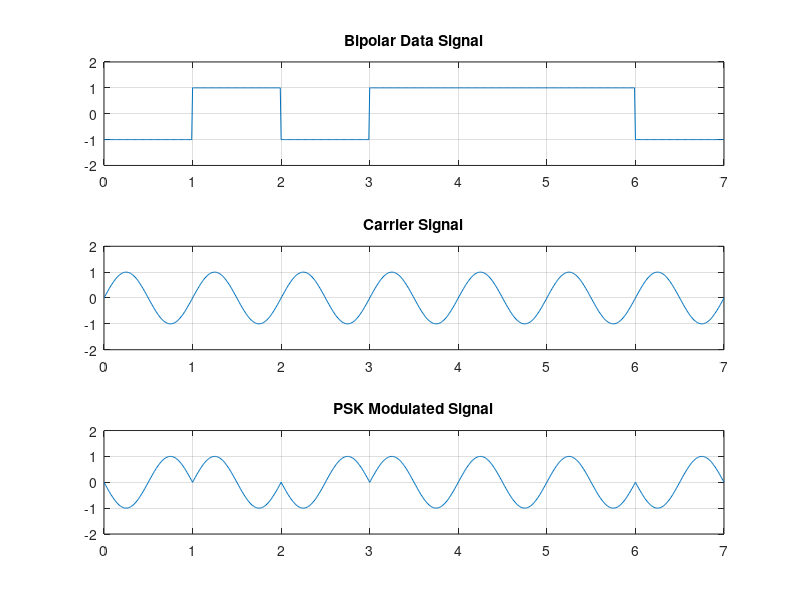

Source code (MATLAB):
clear;
clc;
b = [0 1 0 1 1 1 0]; % Binary data input
n = length(b);       % Number of bits
t = 0:0.01:n;        % Time vector
                     % Convert binary (0,1) to bipolar (-1,+1)
for i = 1:n
if (b(i) == 0)
b_p(i) = -1;        % 0 → -1
else
b_p(i) = 1;         % 1 → +1
end
end
                    % Generate waveform (expand each bit)
for j = 1:n
bw(j*100:(j+1)*100) = b_p(j);
end
bw = bw(100:end);   % Adjust length
                    % Generate carrier signal
sint = sin(2*pi*t);
                   % Perform PSK modulation
st = bw .* sint;
% -------- Plotting -------- %
subplot(3,1,1)
plot(t,bw)
grid on
axis([0 n -2 +2])
title('Bipolar Data Signal')

subplot(3,1,2)
plot(t,sint)
grid on
axis([0 n -2 +2])
title('Carrier Signal')

subplot(3,1,3)
plot(t,st)
grid on
axis([0 n -2 +2])
title('PSK Modulated Signal')
